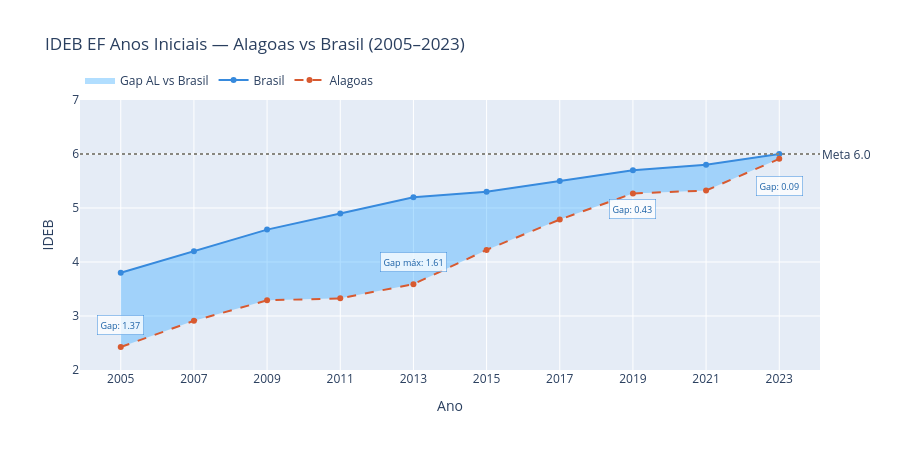

Notebook code for this chart:
### Code cell
fig = go.Figure()

# Área do gap
fig.add_trace(go.Scatter(
    x=pd.concat([al_ai["ano"], al_ai["ano"][::-1]]),
    y=pd.concat([al_ai["ideb_brasil"], al_ai["ideb_al"][::-1]]),
    fill="toself", fillcolor="rgba(40, 163, 255, 0.36)",
    line=dict(color="rgba(0,0,0,0)"),
    name="Gap AL vs Brasil", hoverinfo="skip",
))

# Linha Brasil
fig.add_trace(go.Scatter(
    x=al_ai["ano"], y=al_ai["ideb_brasil"],
    name="Brasil", mode="lines+markers",
    line=dict(color="#378ADD", width=2),
    marker=dict(size=6),
    hovertemplate="Brasil %{x}: %{y:.2f}<extra></extra>",
))

# Linha Alagoas
fig.add_trace(go.Scatter(
    x=al_ai["ano"], y=al_ai["ideb_al"],
    name="Alagoas", mode="lines+markers",
    line=dict(color="#D85A30", width=2, dash="dash"),
    marker=dict(size=6),
    hovertemplate="Alagoas %{x}: %{y:.2f}<extra></extra>",
))

# Meta nacional
fig.add_hline(
    y=6.0, line_dash="dot", line_color="#888780",
    annotation_text="Meta 6.0",
    annotation_position="right",
)

# Anotações do gap nos anos mais relevantes
anos_destaque = {
    2005: "Gap: 1.37",
    2013: "Gap máx: 1.61",
    2019: "Gap: 0.43",
    2023: "Gap: 0.09",
}

for ano, texto in anos_destaque.items():
    linha = al_ai[al_ai["ano"] == ano].iloc[0]
    y_meio = (linha["ideb_brasil"] + linha["ideb_al"]) / 2.2
    fig.add_annotation(
        x=ano,
        y=y_meio,
        text=texto,
        showarrow=False,
        font=dict(size=9, color="#185FA5"),
        bgcolor="rgba(255,255,255,0.75)",
        bordercolor="#378ADD",
        borderwidth=0.5,
        borderpad=3,
    )

fig.update_layout(
    title="IDEB EF Anos Iniciais — Alagoas vs Brasil (2005–2023)",
    xaxis_title="Ano",
    yaxis_title="IDEB",
    yaxis=dict(range=[2.0, 7.0]),
    xaxis=dict(tickmode="array", tickvals=al_ai["ano"].tolist()),
    legend=dict(orientation="h", yanchor="bottom", y=1.02),
    height=450,
)

fig.show()

### Figure 1 — Plotly figure (JSON) as saved in the notebook; plotly's stock layout.template omitted (floating-point values rounded to 4 significant figures)
{"data": [{"fill": "toself", "fillcolor": "rgba(40, 163, 255, 0.36)", "hoverinfo": "skip", "line": {"color": "rgba(0,0,0,0)"}, "name": "Gap AL vs Brasil", "type": "scatter", "x": [2005, 2007, 2009, 2011, 2013, 2015, 2017, 2019, 2021, 2023, 2023, 2021, 2019, 2017, 2015, 2013, 2011, 2009, 2007, 2005], "y": [3.8, 4.2, 4.6, 4.9, 5.2, 5.3, 5.5, 5.7, 5.8, 6.0, 5.91, 5.324, 5.269, 4.786, 4.224, 3.59, 3.326, 3.29, 2.911, 2.427]}, {"hovertemplate": "Brasil %{x}: %{y:.2f}<extra></extra>", "line": {"color": "#378ADD", "width": 2}, "marker": {"size": 6}, "mode": "lines+markers", "name": "Brasil", "type": "scatter", "x": [2005, 2007, 2009, 2011, 2013, 2015, 2017, 2019, 2021, 2023], "y": [3.8, 4.2, 4.6, 4.9, 5.2, 5.3, 5.5, 5.7, 5.8, 6.0]}, {"hovertemplate": "Alagoas %{x}: %{y:.2f}<extra></extra>", "line": {"color": "#D85A30", "dash": "dash", "width": 2}, "marker": {"size": 6}, "mode": "lines+markers", "name": "Alagoas", "type": "scatter", "x": [2005, 2007, 2009, 2011, 2013, 2015, 2017, 2019, 2021, 2023], "y": [2.427, 2.911, 3.29, 3.326, 3.59, 4.224, 4.786, 5.269, 5.324, 5.91]}], "layout": {"annotations": [{"showarrow": false, "text": "Meta 6.0", "x": 1, "xanchor": "left", "xref": "x domain", "y": 6, "yanchor": "middle", "yref": "y"}, {"bgcolor": "rgba(255,255,255,0.75)", "bordercolor": "#378ADD", "borderpad": 3, "borderwidth": 0.5, "font": {"color": "#185FA5", "size": 9}, "showarrow": false, "text": "Gap: 1.37", "x": 2005, "y": 2.83}, {"bgcolor": "rgba(255,255,255,0.75)", "bordercolor": "#378ADD", "borderpad": 3, "borderwidth": 0.5, "font": {"color": "#185FA5", "size": 9}, "showarrow": false, "text": "Gap máx: 1.61", "x": 2013, "y": 3.995}, {"bgcolor": "rgba(255,255,255,0.75)", "bordercolor": "#378ADD", "borderpad": 3, "borderwidth": 0.5, "font": {"color": "#185FA5", "size": 9}, "showarrow": false, "text": "Gap: 0.43", "x": 2019, "y": 4.986}, {"bgcolor": "rgba(255,255,255,0.75)", "bordercolor": "#378ADD", "borderpad": 3, "borderwidth": 0.5, "font": {"color": "#185FA5", "size": 9}, "showarrow": false, "text": "Gap: 0.09", "x": 2023, "y": 5.414}], "height": 450, "legend": {"orientation": "h", "y": 1.02, "yanchor": "bottom"}, "shapes": [{"line": {"color": "#888780", "dash": "dot"}, "type": "line", "x0": 0, "x1": 1, "xref": "x domain", "y0": 6, "y1": 6, "yref": "y"}], "title": {"text": "IDEB EF Anos Iniciais — Alagoas vs Brasil (2005–2023)"}, "xaxis": {"tickmode": "array", "tickvals": [2005, 2007, 2009, 2011, 2013, 2015, 2017, 2019, 2021, 2023], "title": {"text": "Ano"}}, "yaxis": {"range": [2, 7], "title": {"text": "IDEB"}}}}
